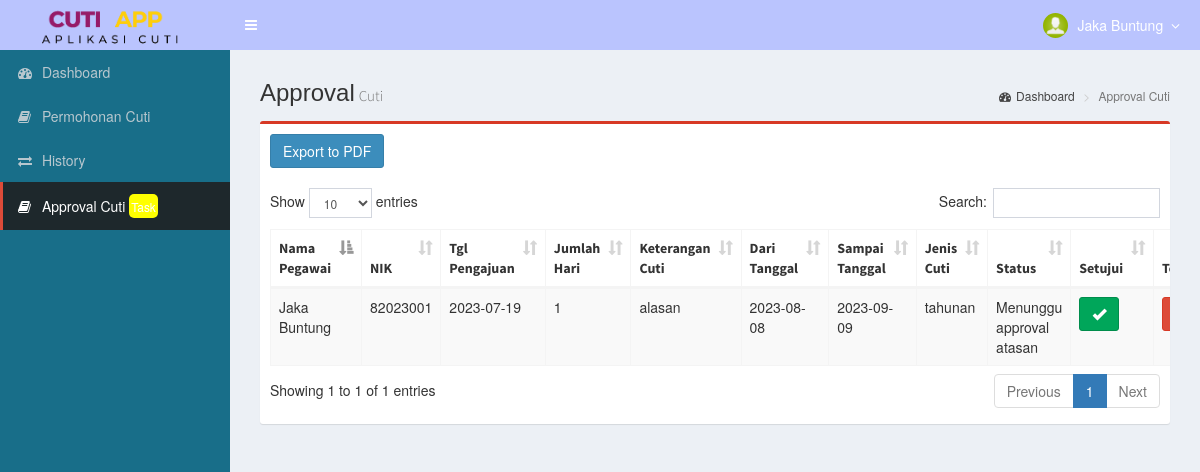
/home-pegawai.php?page=approval-cuti (signed in), run on the app's committed database.
### tables this page shows
CREATE TABLE `tb_cuti` (
  `id` int NOT NULL,
  `nik` varchar(10) NOT NULL,
  `jenis_cuti` varchar(255) NOT NULL,
  `mulai` date NOT NULL,
  `selesai` date NOT NULL,
  `lama` int NOT NULL,
  `alasan` text NOT NULL,
  `depApproval` tinyint(1) DEFAULT '0',
  `depApproval_at` timestamp NULL DEFAULT NULL,
  `sdmApproval` tinyint(1) DEFAULT '0',
  `sdmApproval_at` timestamp NULL DEFAULT NULL,
  `soft_delete` tinyint(1) DEFAULT NULL,
  `created_at` timestamp NOT NULL DEFAULT CURRENT_TIMESTAMP,
  `updated_at` timestamp NOT NULL DEFAULT CURRENT_TIMESTAMP ON UPDATE CURRENT_TIMESTAMP
);

CREATE TABLE `tb_users` (
  `nik` varchar(10) NOT NULL,
  `username` varchar(64) NOT NULL,
  `password` varchar(255) NOT NULL,
  `nama_peg` varchar(255) NOT NULL,
  `jk` varchar(255) NOT NULL,
  `jabatan` varchar(255) NOT NULL,
  `hak_akses` varchar(20) NOT NULL,
  `tmpt_lahir` varchar(255) NOT NULL,
  `tgl_lahir` date NOT NULL,
  `agama` varchar(255) NOT NULL,
  `status` varchar(255) NOT NULL,
  `telp` varchar(255) NOT NULL,
  `alamat` text NOT NULL,
  `hak_cuti_tahunan` int NOT NULL,
  `cuti_hamil` int NOT NULL,
  `email` varchar(255) NOT NULL,
  `departemen` varchar(255) NOT NULL,
  `tgl_masuk` date NOT NULL,
  `soft_delete` tinyint(1) NOT NULL DEFAULT '0',
  `id_atas` varchar(255) DEFAULT NULL,
  `approval` tinyint(1) DEFAULT '0'
);

### pages/transaksi/approval-cuti.php (the view, shortened to what this page needs)
<section class="content-header">
  <h1>Approval<small>Cuti</small></h1>
  <ol class="breadcrumb">
    <li><a href="home-pegawai.php"><i class="fa fa-dashboard"></i>Dashboard</a></li>
    <li class="active">Approval Cuti</li>
  </ol>
</section>
<section class="content">
  <div class="row">
    <div class="col-md-12">
      <div class="box box-primary">
        <div class="box-body" style="overflow-x: auto;">
          <div>
          </div>
          <button id="exportButton" class="btn btn-primary">Export to PDF</button>
          <br>
          <br>
          <table id="example1" class="table table-bordered table-striped">
            <thead>
              <tr>
                <th>Nama Pegawai</th>
                <th>NIK </th>
                <th>Tgl Pengajuan</th>
                <th>Jumlah Hari</th>
                <th>Keterangan Cuti</th>
                <th>Dari Tanggal</th>
                <th>Sampai Tanggal</th>
                <th>Jenis Cuti</th>
                <th>Status</th>
                <th>Setujui</th>
                <th>Tolak</th>
              </tr>
            </thead>
            <tbody>
              <?php
              include './dist/koneksi.php';
              $nikBawahan = mysqli_query($con, "SELECT nik from tb_users where id_atas='$_SESSION[nik]'");
              $dataArray = array();
              while ($row = mysqli_fetch_assoc($nikBawahan)) {
                $dataArray[] = $row;
              }
              $nikList = "'" . implode("','", array_column($dataArray, 'nik')) . "'";
              $dataCuti = mysqli_query($con, "SELECT * FROM tb_cuti WHERE nik in ($nikList)");
              while ($row = mysqli_fetch_assoc($dataCuti)) {
                $timestamp = strtotime($row['created_at']);
                $date = date("Y-m-d", $timestamp);
                $dep = ($row['depApproval'] === '1') ? 'Disetujui' : (($row['depApproval'] === '0') ? 'Ditolak' : 'Menunggu Persetujuan');
                switch (true) {
                  case ($row['depApproval'] === null):
                    $status = "Menunggu approval atasan";
                    break;
                }
                $nikPemohon = $row['nik'];
                $query = mysqli_query($con, "SELECT nama_peg from tb_users where nik='$nikPemohon'");
                $data = mysqli_fetch_assoc($query)
              ?>
                <tr>
                  <td><?= $data['nama_peg'] ?></td>
                  <td><?= $row['nik'] ?></td>
                  <td><?= $date ?></td>
                  <td><?= $row['lama'] ?></td>
                  <td><?= $row['alasan'] ?></td>
                  <td><?= $row['mulai'] ?></td>
                  <td><?= $row['selesai'] ?></td>
                  <td><?= $row['jenis_cuti'] ?></td>
                  <td><?= $status ?></td>
                  <td>
                    <form action="home-pegawai.php?page=approval-cuti-pegawai" class="form-horizontal" method="POST" enctype="multipart/form-data">
                      <button type="submit" name="save" value="save" <?php if ($dep !== 'Menunggu Persetujuan') echo "disabled"; ?> class="btn btn-success" onclick="return confirm('Apakah anda yakin akan menyetujui permohan cuti <?= $data['nama_peg'] ?>?')">
                        <span class="glyphicon glyphicon-ok" aria-hidden="true"></span>
                    </form>
                  </td>
                  <td>
                    <form action="home-pegawai.php?page=approval-cuti-pegawai" class="form-horizontal" method="POST" enctype="multipart/form-data">
                      <button name="save" value="save" type="submit" <?php if ($dep !== 'Menunggu Persetujuan') echo "disabled"; ?> class="btn btn-danger" onclick="return confirm('Apakah anda yakin akan menolak permohan cuti <?= $data['nama_peg'] ?>')">
                      </button>
                    </form>
                  </td>
                </tr>
              <?php
              } ?>
            </tbody>
          </table>
        </div>
      </div>
    </div>
  </div>
</section>

### data on the page
tb_cuti: nik.nama_peg "Jaka Buntung", nik "82023001", created_at "2023-07-19", lama "1", alasan "alasan", mulai "2023-08-08", selesai "2023-09-09", jenis_cuti "tahunan", status "Menunggu approval atasan"

### other printed values
$_SESSION['nama_peg'] "Jaka Buntung"
